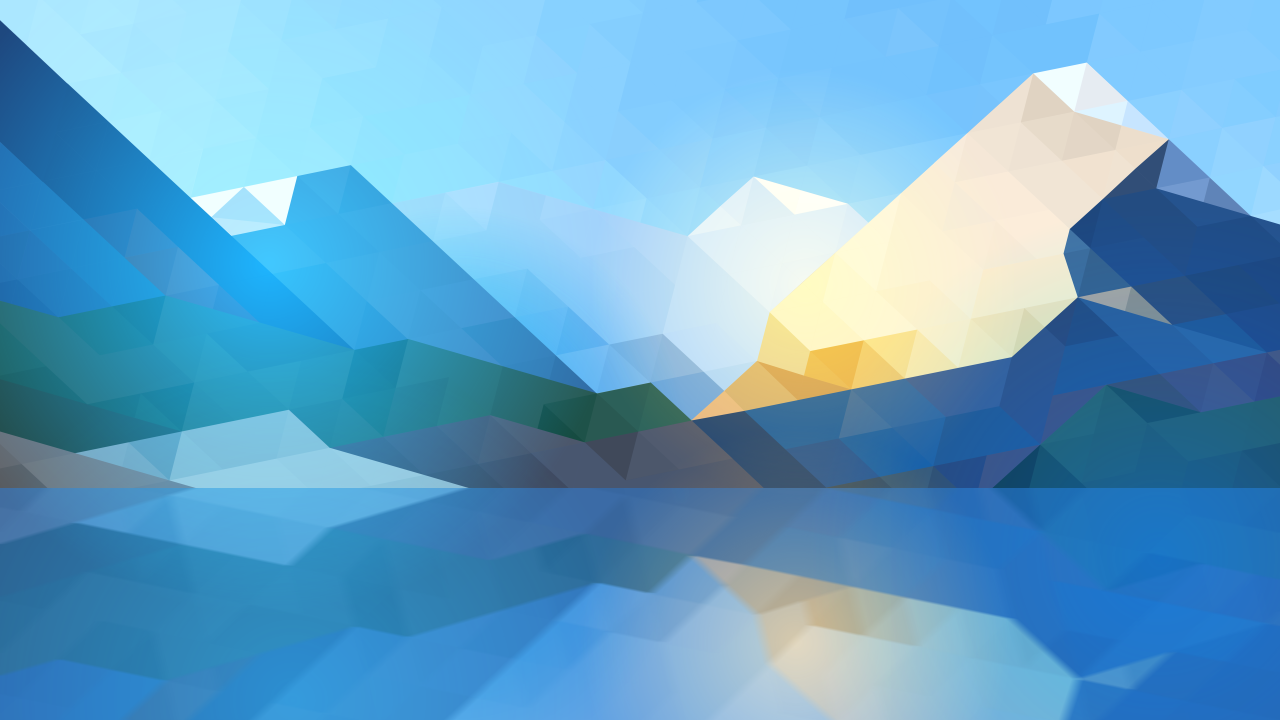
#> input picture wedge/interface/assets/specimen-source.png, 5120 x 2880 px (shown at 1/4 size); its folder holds only this picture in this run
$ python test_parity.py interface/assets/specimen-source.png
#> lines starting #> are read from the running program, lines starting #| are printed output that depends on the picture
### wedge/weave.py
#!/usr/bin/env python3
"""FLOAT wedge — image -> binary two-shed structure with max float <= L in BOTH directions.

Claim ceiling: float-legal at L by construction. Nothing here is a woven or weavable claim.

Solver kernel is copied from the frozen proof (../float_proof.py) unchanged in behaviour.
What is added here: hard verification, fail-closed on any unmet constraint, exports, receipt.
"""
import argparse, hashlib, json, sys, time
from pathlib import Path

import numpy as np
from PIL import Image

# ---------------------------------------------------------------- input

def load_target(src, n):
    """Grayscale, centre-cropped square, resized to n, contrast-stretched to full range."""
#> called with n = 240
    if src.startswith('pattern:'):
        a = synth(src.split(':', 1)[1], n)
    else:
        im = Image.open(src).convert('L')
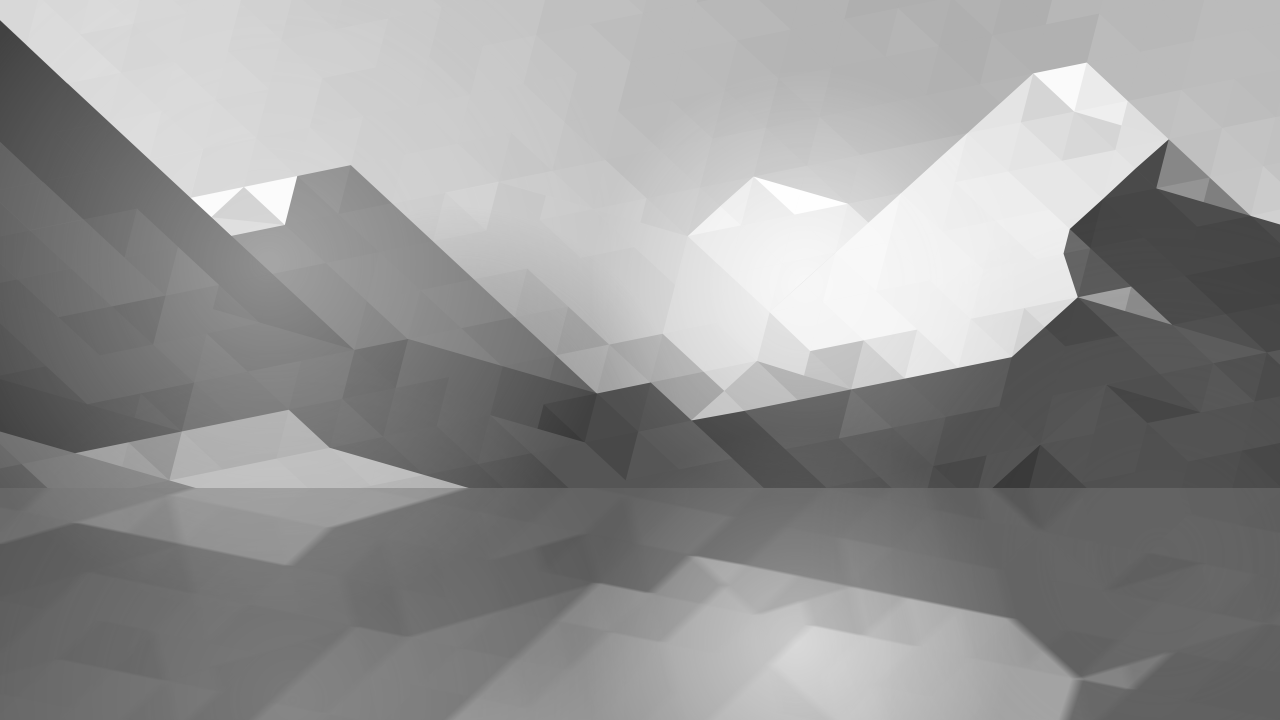
#> im: PIL image 5120x2880 L (shown at 1/4 size); min 51, max 254, mean 149.6
        w, h = im.size
#> w = 5120; h = 2880
        s = min(w, h)
#> s = 2880
        im = im.crop(((w - s) // 2, (h - s) // 2, (w - s) // 2 + s, (h - s) // 2 + s))
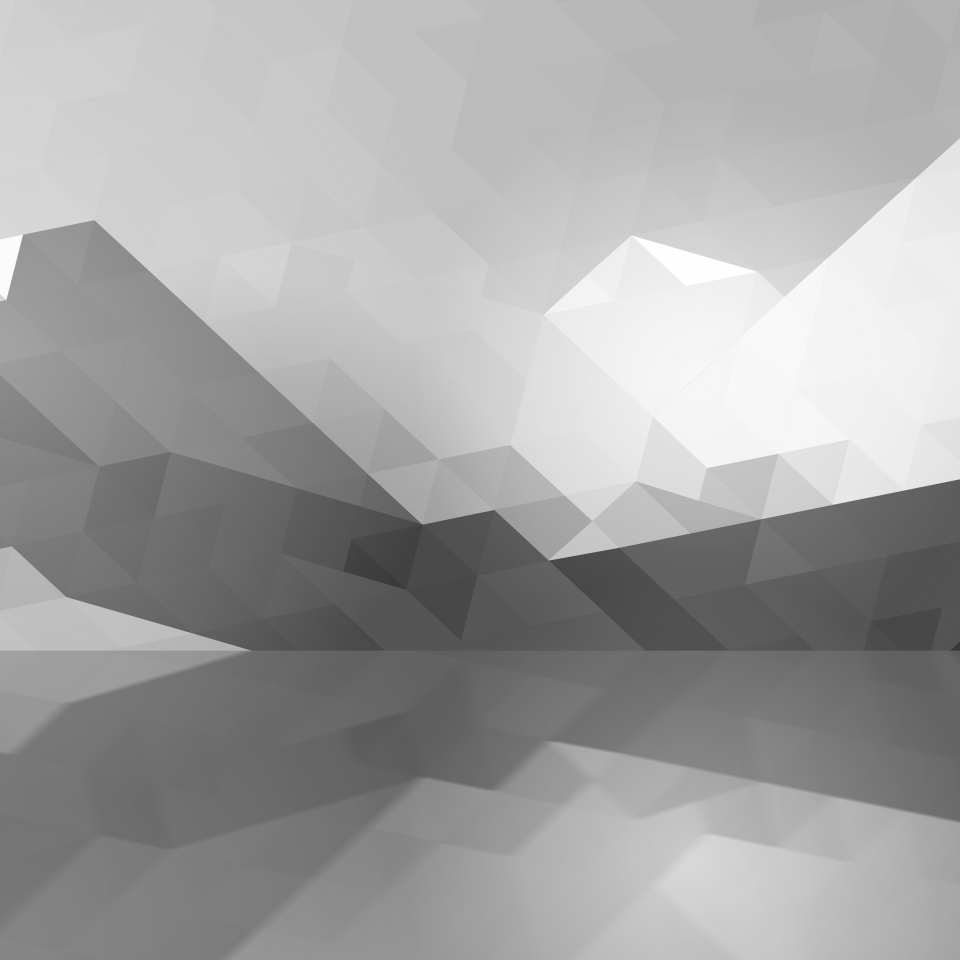
#> im: PIL image 2880x2880 L (shown at 1/3 size); min 53, max 254, mean 163.4
        im = im.resize((n, n), Image.LANCZOS)
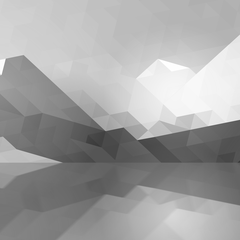
#> im: PIL image 240x240 L; min 55, max 255, mean 163.4
        a = np.asarray(im, dtype=np.float64) / 255.0
    lo, hi = a.min(), a.max()
#> lo = 0.216; hi = 1
    if hi - lo < 1e-9:
        raise SystemExit('FAIL: target has no tonal range')
    return (a - lo) / (hi - lo)
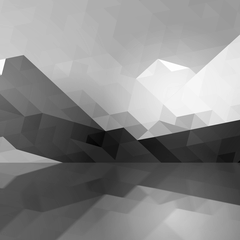
#> returned value: shape (240, 240) float64; min 0, max 1, mean 0.542


# [14 lines left out: function synth, not called in this run]

# ---------------------------------------------------------------- kernel (from frozen proof)

def solve(tgt, L, diffuse=True):
    """Row-exact DP (max run <= L along the row) with hard per-column forcing from the
    rows already placed (max run <= L down the column). Error diffused row->row."""
#> called with L = 2, diffuse = True
    h, w = tgt.shape
#> h = 240; w = 240
    D = np.zeros((h, w), dtype=np.int8)
    colval = np.full(w, -1, dtype=np.int8)
#> colval = 240 values from -1 to -1
    colrun = np.zeros(w, dtype=np.int32)
#> colrun = 240 values from 0 to 0
    err = np.zeros(w)
#> err = 240 values from 0 to 0
    forced_dropped = 0
    for r in range(h):
        t = np.clip(tgt[r] + err, -0.5, 1.5) if diffuse else tgt[r]
        forced = np.full(w, -1, dtype=np.int8)
        at_limit = (colrun >= L)
        forced[at_limit] = 1 - colval[at_limit]
        for c in range(w - L):
            blk = forced[c:c + L + 1]
            if blk[0] != -1 and np.all(blk == blk[0]):
                forced[c + L] = -1
                forced_dropped += 1
        INF = 1e18
        cost = np.full((2, L + 1), INF)
        back = np.zeros((w, 2, L + 1, 2), dtype=np.int16)
        for v in (0, 1):
            if forced[0] in (-1, v):
                cost[v, 1] = (t[0] - v) ** 2
        for c in range(1, w):
            nc = np.full((2, L + 1), INF)
            nb = np.zeros((2, L + 1, 2), dtype=np.int16)
            for v in (0, 1):
                if forced[c] not in (-1, v):
                    continue
                d = (t[c] - v) ** 2
                for k in range(1, L):
                    if cost[v, k] < INF and cost[v, k] + d < nc[v, k + 1]:
                        nc[v, k + 1] = cost[v, k] + d
                        nb[v, k + 1] = (v, k)
                o = 1 - v
                kb = int(np.argmin(cost[o, 1:L + 1])) + 1
                if cost[o, kb] < INF and cost[o, kb] + d < nc[v, 1]:
                    nc[v, 1] = cost[o, kb] + d
                    nb[v, 1] = (o, kb)
            cost, back[c] = nc, nb
        if cost.min() >= INF:
            raise Infeasible(f'row {r} infeasible at L={L}')
        fv, fk = np.unravel_index(np.argmin(cost), cost.shape)
        row = np.zeros(w, dtype=np.int8)
        v, k = int(fv), int(fk)
        for c in range(w - 1, -1, -1):
            row[c] = v
            if c:
                v, k = (int(z) for z in back[c, v, k])
        D[r] = row
        same = (row == colval)
        colrun = np.where(same, colrun + 1, 1)
        colval = row.copy()
        if diffuse:
            e = t - row
            err = np.zeros(w)
            err[:-1] += 0.3125 * e[1:]
            err += 0.3125 * e
            err[1:] += 0.125 * e[:-1]
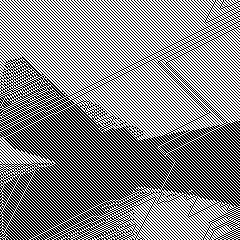
#> D: shape (240, 240) int8; values 0 (black) and 1 (white), 52.5% white; black in thin lines or dots
#> after the loop, forced_dropped = 0
    return D, forced_dropped


class Infeasible(RuntimeError):
    pass


# [32 lines left out: functions floyd, maxrun, not called in this run]


def box(a, f):
    n = a.shape[0] // f
    return a[:n * f, :n * f].reshape(n, f, n, f).mean(axis=(1, 3))


# [29 lines left out: functions metrics, render, not called in this run]


def lift_bitmap(D):
    """One pixel per intersection. White = warp up (lifted), black = weft up."""
    return Image.fromarray((D.astype(np.uint8) * 255), 'L').convert('1')


# [23 lines left out: function wif_liftplan, not called in this run]


def sha256(p):
    return hashlib.sha256(Path(p).read_bytes()).hexdigest()

# ---------------------------------------------------------------- view

VIEW = """<!doctype html><meta charset="utf-8"><title>{title}</title>
<style>
body{{margin:0;background:#111;color:#ccc;font:13px/1.5 ui-monospace,monospace}}
main{{display:flex;flex-direction:column;align-items:center;gap:10px;padding:16px}}
img{{image-rendering:pixelated;max-width:92vw}}
button{{font:inherit;padding:6px 12px;background:#222;color:#ccc;border:1px solid #555;cursor:pointer}}
table{{border-collapse:collapse}} td{{padding:2px 10px;border:1px solid #333}}
.bad{{color:#e66}} .ok{{color:#6d6}}
</style>
<main>
<div id="cap"></div>
<img id="v">
<button id="t">toggle (or press space)</button>
<table>
<tr><td>structure</td><td>{w} x {h}</td><td>L</td><td>{L}</td></tr>
<tr><td>bounded max run h / v</td><td class="ok">{ch} / {cv}</td>
    <td>unconstrained max run h / v</td><td class="bad">{bh} / {bv}</td></tr>
</table>
<div>float-legal at L by construction. not a woven or weavable claim.</div>
</main>
<script>
const A=['preview.png','preview_baseline.png'],
      C=['bounded  L={L}  max run {ch}/{cv}','unconstrained baseline  max run {bh}/{bv}'];
let i=0;const v=document.getElementById('v'),c=document.getElementById('cap');
function draw(){{v.src=A[i];c.textContent=C[i];}}
document.getElementById('t').onclick=()=>{{i=1-i;draw();}};
addEventListener('keydown',e=>{{if(e.code==='Space'){{e.preventDefault();i=1-i;draw();}}}});
draw();
</script>
"""

# ---------------------------------------------------------------- main

# [90 lines left out: function run, not called in this run]


# [13 lines that do not run on import are left out]

### wedge/test_parity.py
#!/usr/bin/env python3
"""FLOAT parity check: float-core.js (JS port) vs weave.py's solve() (frozen kernel), on the
SAME Python-generated targets. Verifies:
  1. D (the structure) is bit-for-bit identical between the two solvers.
  2. forced_dropped matches exactly.
  3. FloatCore.bmp1 / FloatCore.tif1 (never read back before) decode via PIL to the same
     bitmap as D, under the documented convention (1 = warp up / lifted = white).

Does not modify weave.py or float-core.js. Requires `node` on PATH.
"""
import atexit
import json
import shutil
import subprocess
import sys
import tempfile
from pathlib import Path

import numpy as np
from PIL import Image

sys.path.insert(0, str(Path(__file__).parent))
import weave  # noqa: E402  (local import after sys.path fix)

HERE = Path(__file__).resolve().parent
TMP = Path(tempfile.mkdtemp(prefix='float-parity-'))
atexit.register(shutil.rmtree, TMP, ignore_errors=True)
CORE = json.dumps(str(HERE / 'float-core.js'))

# Node helpers, written to a temporary directory at run time.
NODE_SOLVE = TMP / 'node_solve.js'
NODE_SOLVE.write_text(f"""const fs = require('fs'), FloatCore = require({CORE});
const [inp, outp] = process.argv.slice(2), a = JSON.parse(fs.readFileSync(inp, 'utf8'));
const r = FloatCore.solve(Float64Array.from(a.tgt), a.n, a.n, a.L);
fs.writeFileSync(outp, JSON.stringify({{D: Array.from(r.D), forcedDropped: r.forcedDropped}}));
""")
NODE_EXPORT = TMP / 'node_export.js'
NODE_EXPORT.write_text(f"""const fs = require('fs'), FloatCore = require({CORE});
const [inp, bmpp, tifp] = process.argv.slice(2), a = JSON.parse(fs.readFileSync(inp, 'utf8'));
const D = Int8Array.from(a.D);
fs.writeFileSync(bmpp, FloatCore.bmp1(D, a.n));
fs.writeFileSync(tifp, FloatCore.tif1(D, a.n));
""")

SOURCES = {
    'altai': str(HERE / 'interface' / 'assets' / 'specimen-source.png'),
    'rings': 'pattern:rings',
    'blocks': 'pattern:blocks',
}
N = 240
LS = (2, 3, 5)


def node_solve(tgt, n, L):
    inp = TMP / 'p_in.json'
    outp = TMP / 'p_out.json'
    inp.write_text(json.dumps({'tgt': tgt.flatten().tolist(), 'n': n, 'L': L}))
    subprocess.run(['node', str(NODE_SOLVE), str(inp), str(outp)], check=True, cwd=HERE)
    res = json.loads(outp.read_text())
    inp.unlink(missing_ok=True)
    outp.unlink(missing_ok=True)
    return np.array(res['D'], dtype=np.int8).reshape(n, n), res['forcedDropped']


def node_export(D, n):
    inp = TMP / 'p_exp_in.json'
    bmpp = TMP / 'p_exp.bmp'
    tifp = TMP / 'p_exp.tif'
    inp.write_text(json.dumps({'D': D.flatten().tolist(), 'n': n}))
    subprocess.run(['node', str(NODE_EXPORT), str(inp), str(bmpp), str(tifp)], check=True, cwd=HERE)
    bmp_bits = np.array(Image.open(bmpp).convert('1'), dtype=np.uint8)
    tif_bits = np.array(Image.open(tifp).convert('1'), dtype=np.uint8)
    inp.unlink(missing_ok=True)
    bmpp.unlink(missing_ok=True)
    tifp.unlink(missing_ok=True)
    return bmp_bits, tif_bits


def main():
    rows = []
    all_pass = True
    for name, src in SOURCES.items():
        tgt = weave.load_target(src, N)
        for L in LS:
            D_py, fd_py = weave.solve(tgt, L)
#> fd_py = 0
            D_js, fd_js = node_solve(tgt, N, L)

            d_match = np.array_equal(D_py, D_js)
            fd_match = (fd_py == fd_js)

            bmp_bits, tif_bits = node_export(D_js, N)
            expect = (D_py.astype(np.uint8) * 255) > 0
            bmp_match = np.array_equal(bmp_bits.astype(bool), expect)
            tif_match = np.array_equal(tif_bits.astype(bool), expect)

            ok = d_match and fd_match and bmp_match and tif_match
            all_pass &= ok
            rows.append({
                'source': name, 'L': L, 'n': N,
                'D_bit_identical': bool(d_match),
                'forced_dropped_py': int(fd_py), 'forced_dropped_js': int(fd_js),
                'forced_dropped_match': bool(fd_match),
                'bmp1_matches_D': bool(bmp_match), 'tif1_matches_D': bool(tif_match),
                'verdict': 'PASS' if ok else 'FAIL',
            })
            print(f"{name:8s} L={L}  D_match={d_match}  fd {fd_py}=={fd_js} {fd_match}  "
                  f"bmp1={bmp_match}  tif1={tif_match}  -> {'PASS' if ok else 'FAIL'}")

    receipt = HERE / 'out' / 'TEST-PARITY.md'
    receipt.parent.mkdir(exist_ok=True)
    receipt.write_text(
        '# FLOAT parity check: float-core.js vs weave.py\n\n'
        'Same Python-generated targets (weave.load_target) fed to both solvers. '
        'D compared bit-for-bit; forced_dropped compared exactly; bmp1/tif1 read back via PIL '
        'and compared to D under the lift convention (1 = warp up = white).\n\n'
        'Does not modify weave.py or float-core.js.\n\n'
        '| source | L | n | D bit-identical | forced_dropped py/js | bmp1==D | tif1==D | verdict |\n'
        '|---|---|---|---|---|---|---|---|\n' +
        '\n'.join(
            f"| {r['source']} | {r['L']} | {r['n']} | {r['D_bit_identical']} | "
            f"{r['forced_dropped_py']}/{r['forced_dropped_js']} | {r['bmp1_matches_D']} | "
            f"{r['tif1_matches_D']} | **{r['verdict']}** |"
            for r in rows
        ) +
        f"\n\n**Overall: {'ALL PASS' if all_pass else 'FAIL — see rows above'}**\n\n"
        f"{len(rows)} / {len(rows)} cases run. "
        f"{sum(1 for r in rows if r['verdict']=='PASS')} passed.\n"
    )
    print(f"\n{'ALL PASS' if all_pass else 'FAIL'} — {receipt.relative_to(HERE)} written")
    return 0 if all_pass else 1


if __name__ == '__main__':
#> (the run stopped early here; a loop or call above may not have finished)
